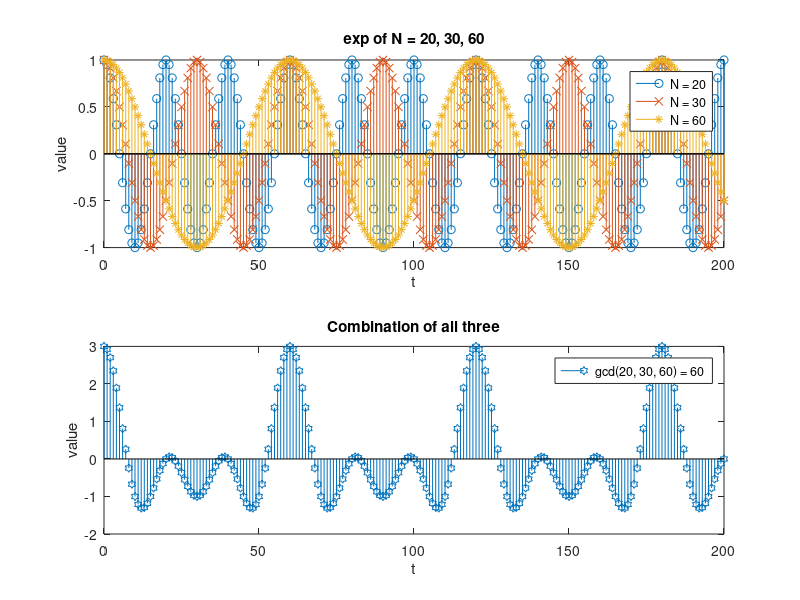
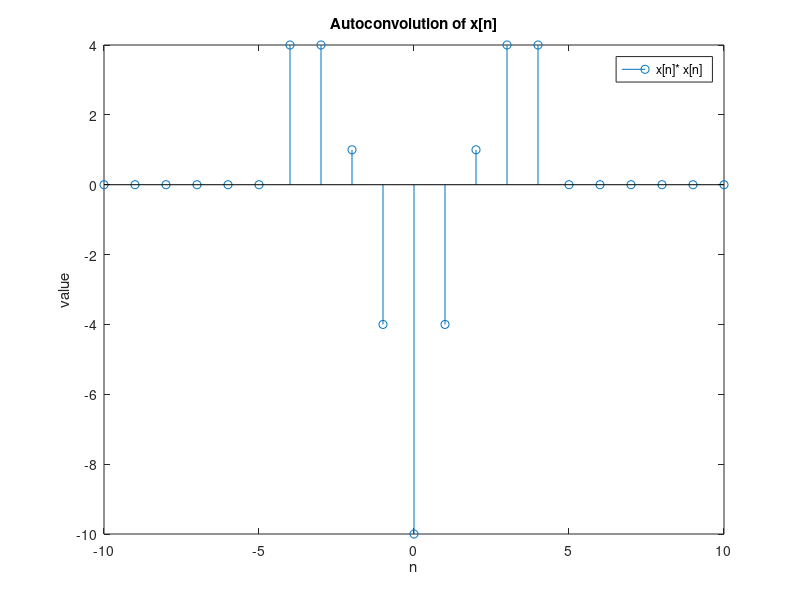
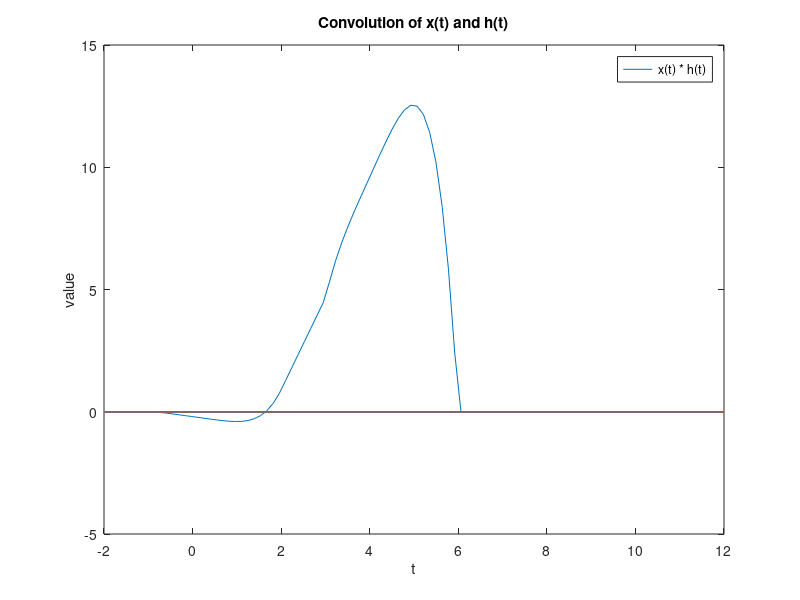
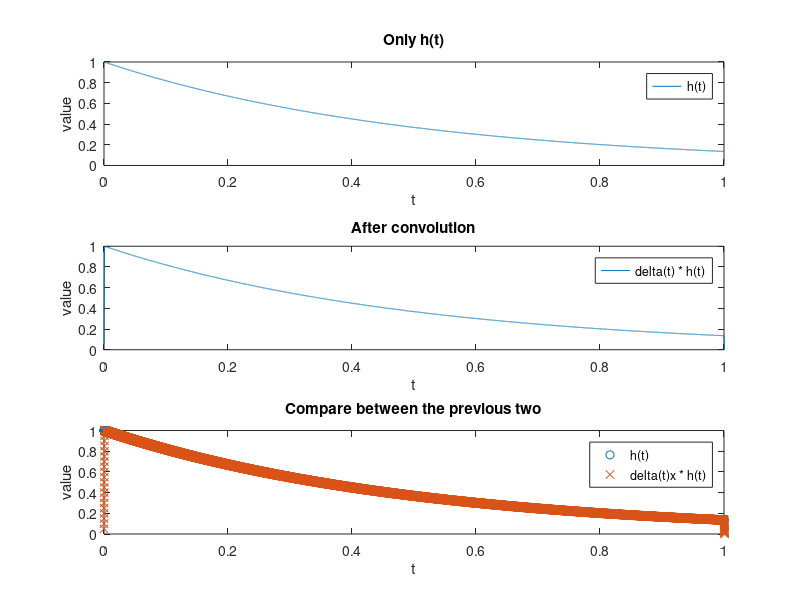

The MATLAB script that drew these images, in order:
clc;    clear;
%%
%     不知道
%     108060002  周廷紘
%     109060035  温柏崴
%     109060044  莊凱威

%% Q1Q1Q1Q1Q1Q1Q1Q1Q1Q1Q1Q1Q1Q1Q1Q1Q1Q1Q1Q1Q1Q1Q1Q1Q1Q1Q1Q1Q1Q1Q1Q1Q1Q1Q1Q1Q1Q1Q1Q1Q1Q1

n = 0: 200;

z1 = exp((1/20)*2*pi*1i*n);         % fundemental frequency of 20
z2 = exp((1/30)*2*pi*1i*n);         % fundemental frequency of 30
z3 = exp((1/60)*2*pi*1i*n);         % fundemental frequency of 60

figure();
subplot(2, 1, 1);  
stem(n, real(z1), 'o');
hold on
stem(n, real(z2), 'x');
stem(n, real(z3), '*');
title('exp of N = 20, 30, 60');
legend('N = 20', 'N = 30', 'N = 60');
xlabel('t');
ylabel('value');
hold off

subplot(2, 1, 2);
stem(n, real(z1 + z2 + z3), 'h');   % fundemental frequency of N
title('Combination of all three');
legend('gcd(20, 30, 60) = 60');
xlabel('t');
ylabel('value');

% N = gcd(20, 30, 60), or the first place where z1, z2, z3 intersects
% same as the conclusion drawn from page 22 of the slides

%% Q2Q2Q2Q2Q2Q2Q2Q2Q2Q2Q2Q2Q2Q2Q2Q2Q2Q2Q2Q2Q2Q2Q2Q2Q2Q2Q2Q2Q2Q2Q2Q2Q2Q2Q2Q2Q2Q2Q2Q2Q2Q2


clc; clear;

x = -10 : 10;
y = 0;

for k = -2 : 2
    n = k.*(k <= 2 && k >= -2);                 % Determine the original graph
    nshiftk = circshift(x, k);                  % move the graph n by k
    nk = k.*(nshiftk >= -2 & nshiftk <= 2);     % Doing the convolution (the amp part)
    y = y + nshiftk.*nk;                        % Doing the convolution (adding part)
end

figure();
stem(x, y);
title('Autoconvolution of x[n]');
legend('x[n]* x[n]');
xlabel('n');
ylabel('value');

% you don't have to reverse the second function if the values are evaluated from left to right


%% Q3Q3Q3Q3Q3Q3Q3Q3Q3Q3Q3Q3Q3Q3Q3Q3Q3Q3Q3Q3Q3Q3Q3Q3Q3Q3Q3Q3Q3Q3Q3Q3Q3Q3Q3Q3Q3Q3Q3Q3Q3Q3


clc, clear;

t = linspace(-2, 12);
y = zeros(length(t));
for li = 1 : length(t)
    fun = @(x) x.*(t(li)-x).^3;                     % f(x) * g(x) = integral(f(t)g(x-t))dx from -inf to inf, fun = f(x)g(t-x)
    if t(li) <= -1                                  % t + 1 <= 0, t <= -1
        y(li) = 0;                                  % no overlap
    elseif t(li) <= 2                               % t + 1 >= 0 and t - 2 <= 0, -1 <= t <= 2
        y(li) = integral(fun, 0, t(li)+1);          % overlap, integrate fun from 0 to t + 1
    elseif t(li) <= 3                               % t - 2 >= 0 and t + 1 <= 4, 2 <= t <= 3
        y(li) = integral(fun, t(li)-2, t(li)+1);    % overlap, integrate fun from t - 2 to t + 1
    elseif t(li) <= 6                               % t - 2 <= 4, t <= 6
        y(li) = integral(fun, t(li)-2, 4);          % overlap, intergate fun from t - 2 to 4
    else                                            % t - 2 >= 4, t >= 6
        y(li) = 0;                                  % no overlap
    end
end

figure();
plot(t, y);
title('Convolution of x(t) and h(t)');
legend('x(t) * h(t)');
xlabel('t');
ylabel('value');

%% Q4Q4Q4Q4Q4Q4Q4Q4Q4Q4Q4Q4Q4Q4Q4Q4Q4Q4Q4Q4Q4Q4Q4Q4Q4Q4Q4Q4Q4Q4Q4Q4Q4Q4Q4Q4Q4Q4Q4Q4Q4Q4

clc, clear;

t = 0:0.00005:1;
tl = linspace(0, 2, 40001);
delta = [];
y = exp(-2 * t);

for i = t                           % delta function of 1000 * 1/1000
    if i < 1 / 1000
        delta = [delta, 1000];
    else
        delta = [delta, 0];
    end
end

con = conv(y, delta) / 20000; % discrete convolution with adjustment to dt

figure();
subplot(3, 1, 1);
plot(t, y);
title('Only h(t)');
legend('h(t)'); 
xlabel('t');
ylabel('value');
subplot(3, 1, 2);
plot(tl, con);
title('After convolution'); 
legend('delta(t) * h(t)');
xlabel('t');
ylabel('value');
axis([0 1 0 1]);
subplot(3, 1, 3);
plot(t, y, 'o');
hold on
plot(tl, con, 'x');
title('Compare between the previous two');
legend('h(t)', 'delta(t)x * h(t)');
xlabel('t');
ylabel('value');
axis([0 1 0 1]);

% Property 2: Unit Area
% integral of the delta function yeilds 1000 * 1 / 1000 = 1 (unit area)

% Property 3: Sifting
% integral of delta * y yeilds 1000 * (1 - exp(1/500)) / 2 = 0.9990006663, approx to 1 = y(0)